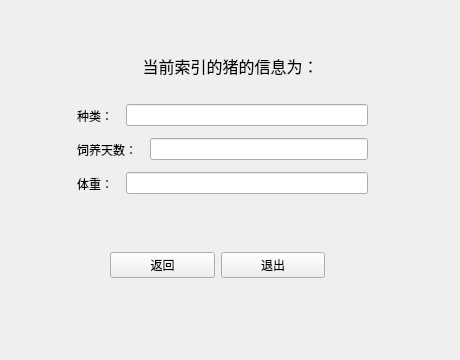
<?xml version="1.0" encoding="UTF-8"?>
<ui version="4.0">
 <class>query_pig</class>
 <widget class="QDialog" name="query_pig">
  <property name="geometry">
   <rect>
    <x>0</x>
    <y>0</y>
    <width>460</width>
    <height>360</height>
   </rect>
  </property>
  <property name="sizePolicy">
   <sizepolicy hsizetype="Fixed" vsizetype="Fixed">
    <horstretch>0</horstretch>
    <verstretch>0</verstretch>
   </sizepolicy>
  </property>
  <property name="minimumSize">
   <size>
    <width>460</width>
    <height>360</height>
   </size>
  </property>
  <property name="maximumSize">
   <size>
    <width>460</width>
    <height>360</height>
   </size>
  </property>
  <property name="windowTitle">
   <string>Dialog</string>
  </property>
  <widget class="QStackedWidget" name="stackedWidget">
   <property name="geometry">
    <rect>
     <x>20</x>
     <y>20</y>
     <width>391</width>
     <height>301</height>
    </rect>
   </property>
   <property name="currentIndex">
    <number>1</number>
   </property>
   <widget class="QWidget" name="page">
    <widget class="QWidget" name="widget" native="true">
     <property name="geometry">
      <rect>
       <x>60</x>
       <y>30</y>
       <width>275</width>
       <height>43</height>
      </rect>
     </property>
     <layout class="QHBoxLayout" name="horizontalLayout">
      <item>
       <widget class="QLabel" name="label">
        <property name="text">
         <string>猪圈编号：</string>
        </property>
       </widget>
      </item>
      <item>
       <widget class="QLineEdit" name="lineEdit_pigsty"/>
      </item>
     </layout>
    </widget>
    <widget class="QWidget" name="widget_2" native="true">
     <property name="geometry">
      <rect>
       <x>60</x>
       <y>90</y>
       <width>275</width>
       <height>43</height>
      </rect>
     </property>
     <layout class="QHBoxLayout" name="horizontalLayout_2">
      <item>
       <widget class="QLabel" name="label_2">
        <property name="text">
         <string>猪的编号：</string>
        </property>
       </widget>
      </item>
      <item>
       <widget class="QLineEdit" name="lineEdit_pig"/>
      </item>
     </layout>
    </widget>
    <widget class="QWidget" name="widget_3" native="true">
     <property name="geometry">
      <rect>
       <x>90</x>
       <y>170</y>
       <width>215</width>
       <height>50</height>
      </rect>
     </property>
     <layout class="QHBoxLayout" name="horizontalLayout_3">
      <item>
       <widget class="QPushButton" name="btn_yes">
        <property name="text">
         <string>确定</string>
        </property>
       </widget>
      </item>
      <item>
       <widget class="QPushButton" name="btn_back">
        <property name="text">
         <string>返回</string>
        </property>
       </widget>
      </item>
     </layout>
    </widget>
   </widget>
   <widget class="QWidget" name="page_2">
    <widget class="QToolButton" name="toolButton">
     <property name="geometry">
      <rect>
       <x>90</x>
       <y>30</y>
       <width>241</width>
       <height>31</height>
      </rect>
     </property>
     <property name="font">
      <font>
       <pointsize>12</pointsize>
      </font>
     </property>
     <property name="text">
      <string>当前索引的猪的信息为：</string>
     </property>
     <property name="autoRaise">
      <bool>true</bool>
     </property>
    </widget>
    <widget class="QWidget" name="widget_4" native="true">
     <property name="geometry">
      <rect>
       <x>90</x>
       <y>220</y>
       <width>215</width>
       <height>50</height>
      </rect>
     </property>
     <layout class="QHBoxLayout" name="horizontalLayout_4">
      <item>
       <widget class="QPushButton" name="btn_back2">
        <property name="text">
         <string>返回</string>
        </property>
       </widget>
      </item>
      <item>
       <widget class="QPushButton" name="btn_no">
        <property name="text">
         <string>退出</string>
        </property>
       </widget>
      </item>
     </layout>
    </widget>
    <widget class="QWidget" name="widget_5" native="true">
     <property name="geometry">
      <rect>
       <x>50</x>
       <y>80</y>
       <width>298</width>
       <height>99</height>
      </rect>
     </property>
     <layout class="QGridLayout" name="gridLayout">
      <item row="0" column="0">
       <widget class="QToolButton" name="btn_breed">
        <property name="text">
         <string>种类：</string>
        </property>
        <property name="autoRaise">
         <bool>true</bool>
        </property>
       </widget>
      </item>
      <item row="0" column="1" colspan="2">
       <widget class="QLineEdit" name="lineEdit_breed"/>
      </item>
      <item row="1" column="0" colspan="2">
       <widget class="QToolButton" name="btn_day">
        <property name="text">
         <string>饲养天数：</string>
        </property>
        <property name="autoRaise">
         <bool>true</bool>
        </property>
       </widget>
      </item>
      <item row="1" column="2">
       <widget class="QLineEdit" name="lineEdit_day"/>
      </item>
      <item row="2" column="0">
       <widget class="QToolButton" name="btn_weight">
        <property name="text">
         <string>体重：</string>
        </property>
        <property name="autoRaise">
         <bool>true</bool>
        </property>
       </widget>
      </item>
      <item row="2" column="1" colspan="2">
       <widget class="QLineEdit" name="lineEdit_weight"/>
      </item>
     </layout>
    </widget>
   </widget>
  </widget>
 </widget>
 <resources/>
 <connections/>
</ui>
